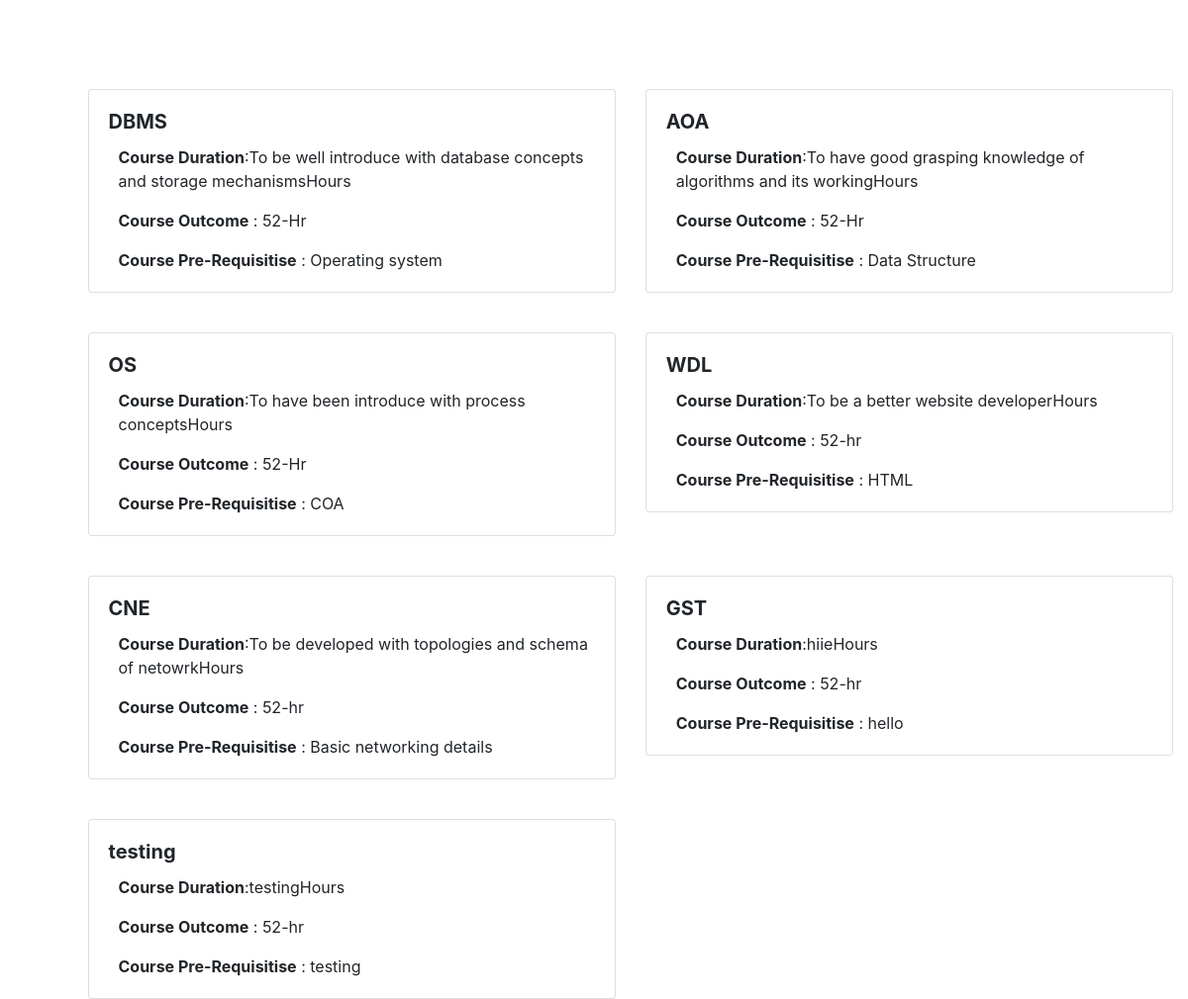
The app's page /OnlineTutorial/AvailCourse.php with its own data.
### tables this page shows
CREATE TABLE `course` (
  `CID` int(11) NOT NULL,
  `dept_id` int(11) DEFAULT NULL,
  `CName` varchar(100) NOT NULL,
  `COutcome` longtext NOT NULL,
  `CDuration` varchar(30) NOT NULL,
  `CPrereq` varchar(100) DEFAULT NULL,
  `Last_Modified` timestamp(2) NULL DEFAULT NULL
);

### OnlineTutorial/OOPHP/Course/DB.php (called while the page is built, shortened)
<?php
class Database{
	public function connect_db(){
		$dbhost='localhost';
		$dbuser='root';
		$dbpass='';
		$dbname='OnlineTutorial';
		$this->connection = mysqli_connect($dbhost, $dbuser, $dbpass, $dbname);
	}
}
?>

### OnlineTutorial/OOPHP/Course/Course.php (called while the page is built, shortened)
<?php
require_once('DB.php');
	class Course extends Database{
		 public function scourse(){
			$sql = "SELECT * FROM `course`";
			$res = mysqli_query($this->connection, $sql);
			return $res;
		}
	}
$Course=new Course();
?>

### OnlineTutorial/AvailCourse.php (the view, shortened to what this page needs)
<!DOCTYPE html>
<html>
<head>
		<link rel="stylesheet" type="text/css" href="Css/slide2.css">
	<link rel="stylesheet" type="text/css" href="Css/bootstrap.css">
</head>
<body>
<div class="container-fluid">
	<div class="row">
		<?php
	require_once 'OOPHP/Course/Course.php';
	$res = $Course->scourse();
	if($res)
	{
		while ($row=mysqli_fetch_array($res)) {
			$cname=$row['CName'];
			$cout=$row['COutcome'];
			$cdu=$row['CDuration'];
			$cpre=$row['CPrereq'];
?>
  		<div class="col-lg-6 col-sm-6" style="margin-top: 40px;">
		    <div class="card">
		      <div class="card-body">
		        <h5 class="card-title"><b><?php echo"".$cname."";?></b></h5>
		        <p class="card-text"><b>Course Duration</b>:<?php echo"".$cout."";?>Hours</p>
		        <p class="card-text"><b>Course Outcome</b> : <?php echo"".$cdu."";?></p>
		        <p class="card-text"><b>Course Pre-Requisitise</b> : <?php echo"".$cpre."";?></p>
		      </div>
		    </div>
		  </div>
		  <?php
		}
	} ?>
	</div>
</div>
</body>
</html>

### OnlineTutorial/Css/slide2.css (style rules this page uses)
p { margin-left:10px; }

### OnlineTutorial/AvailCourse.php (style rules this page uses)
.row { margin-top: 50px; margin-left: 5%; }

### records on screen
course: CName "DBMS", COutcome "To be well introduce with database concepts and storage mechanisms", CDuration "52-Hr", CPrereq "Operating system"
course: CName "AOA", COutcome "To have good grasping knowledge of algorithms and its working", CDuration "52-Hr", CPrereq "Data Structure"
course: CName "OS", COutcome "To have been introduce with process concepts", CDuration "52-Hr", CPrereq "COA"
course: CName "WDL", COutcome "To be a better website developer", CDuration "52-hr", CPrereq "HTML"
course: CName "CNE", COutcome "To be developed with topologies and schema of netowrk", CDuration "52-hr", CPrereq "Basic networking details"
course: CName "GST", COutcome "hiie", CDuration "52-hr", CPrereq "hello"
course: CName "testing", COutcome "testing", CDuration "52-hr", CPrereq "testing"
